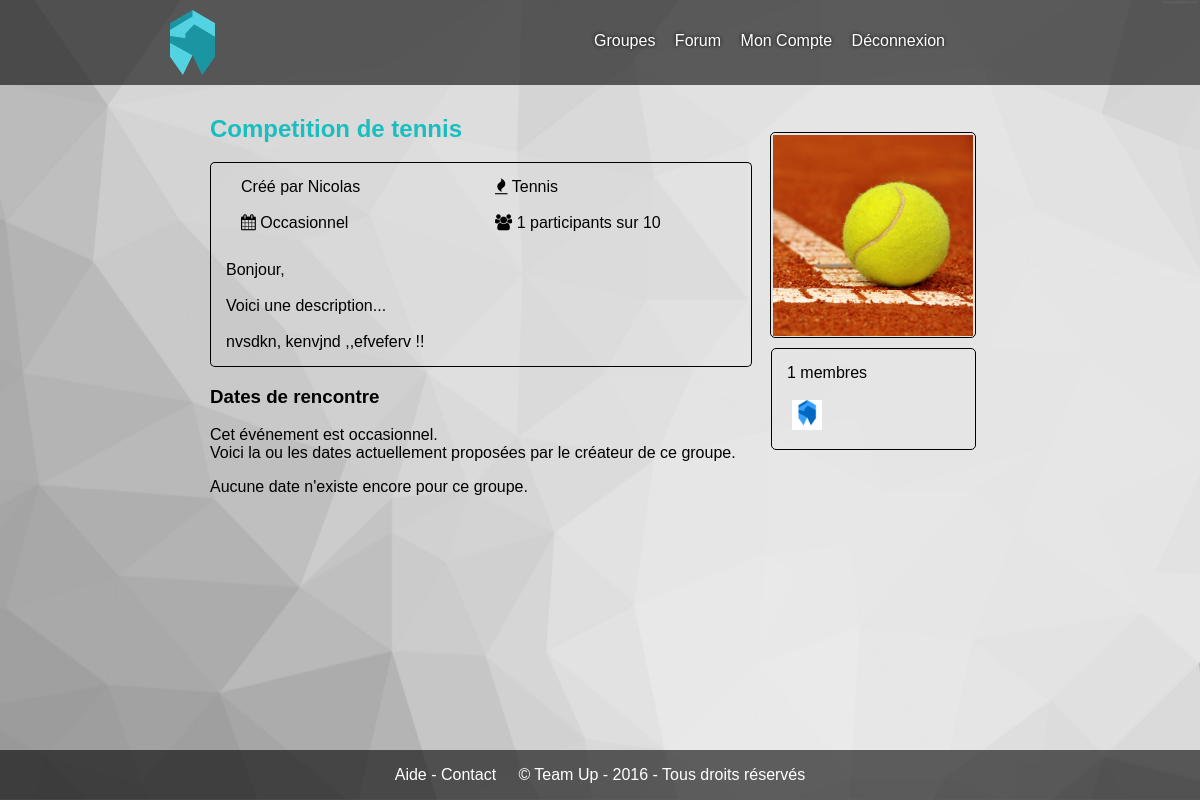
The page /?page=groupe&id=1 (signed in) on the database its author committed.
### tables this page shows
CREATE TABLE IF NOT EXISTS `groupes` (
  `id` int(11) NOT NULL AUTO_INCREMENT,
  `titre` varchar(255) NOT NULL,
  `description` text NOT NULL,
  `id_sport` int(11) NOT NULL,
  `id_club` int(11) NOT NULL,
  `max_participants` int(11) NOT NULL,
  `min_participants` int(11) NOT NULL,
  `visibilite` enum('public','prive') NOT NULL,
  `recurrence` enum('occasionnel','quotidien','hebdomadaire','mensuel','annuel') NOT NULL,
  `niveau` int(11) NOT NULL,
  PRIMARY KEY (`id`)
);

CREATE TABLE IF NOT EXISTS `groupes_membres` (
  `id` int(11) NOT NULL AUTO_INCREMENT,
  `id_groupe` int(11) NOT NULL,
  `id_membre` int(11) NOT NULL,
  `type` int(11) NOT NULL,
  PRIMARY KEY (`id`)
);

CREATE TABLE IF NOT EXISTS `membres` (
  `id` int(11) NOT NULL AUTO_INCREMENT,
  `nom` varchar(255) NOT NULL,
  `prenom` varchar(255) NOT NULL,
  `email` varchar(255) NOT NULL,
  `mot_de_passe` varchar(255) NOT NULL,
  `description` text,
  `date_naissance` date DEFAULT NULL,
  `localisation` varchar(255) DEFAULT NULL,
  `sexe` enum('homme','femme','autre') DEFAULT NULL,
  `bannis` tinyint(1) NOT NULL DEFAULT '0',
  `role` enum('membre','admin') NOT NULL DEFAULT 'membre',
  `activite_forum` varchar(255) NOT NULL DEFAULT '0',
  PRIMARY KEY (`id`)
);

CREATE TABLE IF NOT EXISTS `sports` (
  `id` int(11) NOT NULL AUTO_INCREMENT,
  `nom` varchar(255) NOT NULL,
  `description` text NOT NULL,
  PRIMARY KEY (`id`)
);

### modeles/membres.php (called while the page is built, shortened)
<?php
function connecte() {
	return isset($_SESSION['id']);
}
function chemin_avatar($fichier) {
	return DOSSIER_AVATAR . $fichier . '.jpg';
}

### modeles/groupes.php (called while the page is built, shortened)
<?php
function infos_groupe($id) {
	global $pdo;
	$stmt = $pdo->prepare('SELECT s.nom AS nom_sport, g.* 	FROM groupes_membres AS g_m
																JOIN groupes AS g ON g.id = g_m.id_groupe
																JOIN membres AS m ON m.id = g_m.id_membre
																JOIN sports AS s ON s.id = g.id_sport
															WHERE g.id = :id');
	$stmt->bindValue('id', $id, PDO::PARAM_INT);
	$stmt->execute();
	return $ligne = $stmt->fetch();
}
function membres_groupe($id) {
	global $pdo;
	$stmt = $pdo->prepare('SELECT g_m.type AS type, m.* FROM groupes_membres AS g_m
															JOIN groupes AS g ON g.id = g_m.id_groupe
															JOIN membres AS m ON m.id = g_m.id_membre
														WHERE g.id = :id');
	$stmt->bindValue('id', $id, PDO::PARAM_INT);
	$stmt->execute();
	$resultat = array();
	while($ligne = $stmt->fetch()) {
		$resultat['tous'][] = $ligne;
		$resultat['types'][$ligne['type']][] = $ligne;
	}
	return $resultat;
}

### vues/groupe.php (the view, shortened to what this page needs)
<div id="cover"></div>
<div class="groupe">
<?php
	if(!connecte()) {
?>
	<div class="message erreur">
		Vous devez être connecté pour voir ce groupe.
	</div>
<?php
	} elseif(empty($infos_groupe)) {
?>
	<div class="message erreur">
		Ce groupe n'existe pas ou plus.
	</div>
<?php
	} else {
?>
	<div class="photo" style="background-image: url('static/user/groupes/tennis_1.png');"></div>
	<div class="details">
		<a class="lien-titre" href="?page=groupe&amp;id=<?php echo $id_groupe; ?>"><h2><?php echo $infos_groupe['titre']; ?></h2></a>
		<div class="liste-encadrer">
			<div class="encadrer specifications">
				<span>Créé par <?php echo $membres_groupe['types'][1][0]['prenom']; ?></span>
				<span><i class="fa fa-fire"></i> <?php echo $infos_groupe['nom_sport']; ?></span><br><br>
				<span><i class="fa fa-calendar"></i> <?php echo ucfirst($infos_groupe['recurrence']); ?></span>
				<span><i class="fa fa-users"></i> <?php echo ($infos_groupe['max_participants'] > 0 ? count($membres_groupe['tous']) . ' participants sur ' . $infos_groupe['max_participants'] : count($membres_groupe['tous']) . ' participants'); ?></span>
			</div>
			<p class="encadrer"><?php echo nl2br($infos_groupe['description']); ?></p>
		</div>
		<h3>Dates de rencontre</h3>
		<p>Cet événement est <?php echo $infos_groupe['recurrence']; ?>.<br>Voici la ou les dates actuellement proposées par le créateur de ce groupe.</p>
		<div class="liste-encadrer">
	<?php
		if(!empty($dates_groupe)) {
			foreach ($dates_groupe as $date) {
	?>
			<div class="encadrer dates" style="padding:0;">
				<a href="#" class="">
					<div class="participer vert">
						<i class="fa fa-check-square-o"></i>
					</div>
				</a>
			<?php
				$dateTime = new DateTimeFrench($date['date']);
				echo '	<div class="date">
							<span class="jour">'.$dateTime->format('l').'</span><br>
							<span class="numero">'.$dateTime->format('d').'</span><br>
							<span class="mois">'.$dateTime->format('F').'</span>
						</div>';
			?>
				<div class="details-date">
			<?php
				$heureTime = new DateTimeFrench($date['duree']);
			?>
					<span class="heure">à <?php echo $dateTime->format('H\hi'); ?>, pendant <?php echo $heureTime->format('G\hi'); ?></span><br>
					<span class="localisation"><?php echo $date['localisation']; ?></span>
				</div>
			</div>
	<?php
			}
		} else {
	?>
		Aucune date n'existe encore pour ce groupe.
	<?php
		}
	?>
		</div>
	</div>
	<div class="participants">
		<div class="encadrer">
	<?php echo count($membres_groupe['tous']); ?> membres<br><br>
	<?php
		foreach ($membres_groupe['tous'] as $membre) {
			echo '<div class="participant" title="'.$membre['prenom'].'" style="background-image:url(\''.(is_file(chemin_avatar($membre['id'])) ? chemin_avatar($membre['id']) : chemin_avatar('0')).'\');"></div>';
		}
	?>
		</div>
	</div>
<?php
	}
?>
</div>

### index.php (shortened to what this page needs)
<?php
if(isset($_GET['page']) && !empty($_GET['page'])) {
	$action = basename($_GET['page']);
} else {
	$action = 'accueil';
}
if(is_file('controleurs/' . $action . '.php')) {
	include 'controleurs/' . $action . '.php';
} else {
	include 'vues/404.php';
}
$contenu = ob_get_contents();
include 'vues/haut.php';
echo $contenu;
include 'vues/bas.php';

### controleurs/groupe.php (shortened to what this page needs)
<?php
include 'modeles/groupes.php';
$id_groupe = (int) (isset($_GET['id']) ? $_GET['id'] : 0);
$infos_groupe = infos_groupe($id_groupe);
$membres_groupe = membres_groupe($id_groupe);
$dates_groupe = dates_groupe($id_groupe);
if(isset($_GET['ajouter']) && $id_groupe == 0) {
	$sports = recuperer_sports();
	include 'vues/groupe-ajouter.php';
} elseif(isset($_GET['modifier']) && est_auteur_groupe($membres_groupe)) {
	$sports = recuperer_sports();
	include 'vues/groupe-modifier.php';
} elseif(isset($_GET['supprimer']) && est_auteur_groupe($membres_groupe)) {
	include 'vues/groupe.php';
} else {
	include 'vues/groupe.php';
}

### vues/haut.php (shortened to what this page needs)
<!DOCTYPE html>
<html lang="fr">
<head>
	<link rel="stylesheet" href="static/css/font-awesome.min.css">
	<link rel="stylesheet" type="text/css" href="static/css/style.css">
	<?php if(is_file('static/css/' . $action . '.css') || isset($fichier_css)) { ?><link rel="stylesheet" type="text/css" href="static/css/<?php echo (isset($fichier_css) ? $fichier_css : $action); ?>.css"><?php } ?>
</head>
<body>
	<header>
		<div class="page">
			<a href="?"><img src="static/images/logo2.png" alt="logo2" id="logo"></a>
			<nav>
				<ul>
					<li><a href="?page=groupes">Groupes</a></li>
					<li><a href="?page=forum">Forum</a></li>
				<?php if(connecte()) { ?>
					<li><a href="?page=mon-profil">Mon Compte</a></li>
					<li><a href="?page=deconnexion">Déconnexion</a></li>
				<?php } else { ?>
					<li><a href="?page=connexion">Connexion</a></li>
					<li><a href="?page=inscription">Inscription</a></li>
				<?php } ?>
				</ul>
			</nav>
		</div>
	</header>
	<div class="page">

### vues/bas.php (shortened to what this page needs)
	</div>
	<footer>
			<a href="?page=aide">Aide</a> - <a href="?page=contacte">Contact</a>
			&nbsp; &nbsp; &copy; Team Up - <?php echo date('Y'); ?> - Tous droits réservés
	</footer>
</body>
</html>

### static/css/style.css (style rules this page uses)
html, body { font-family: Helvetica, serif; margin:0; padding: 0; height:100% }
header { height:85px; background-color: rgba(0, 0, 0, 0.6); }
header #logo { background-repeat: no-repeat; background-size: 77px auto; float: left; height: 65px; width: 45px; }
header nav { float: right; }
header nav ul { list-style: outside none none; margin-right: 70px; margin-top: 22px; min-height: 100%; position: relative; }
header nav ul li { display: inline; margin-left: -15px; }
header nav ul li a { color: white; padding: 9px 15px; text-decoration: none; text-shadow: 0px 0px 4px black; }
.page { width:860px; padding:10px; margin: auto; min-height:calc(100% - 155px);; }
footer { height: 50px; clear: both; text-align: center; background-color : rgba(0, 0, 0, 0.6); line-height: 50px; margin-bottom: 0; color:white; }
footer a { text-decoration: none; color:white; }
.encadrer { margin-top:10px; border-radius: 5px; }
.liste-encadrer > .encadrer { margin-top: -1px; border-radius: 0px; }
.liste-encadrer > .encadrer:first-child { border-top-right-radius: 5px; border-top-left-radius: 5px; border-bottom-right-radius: 0px; border-bottom-left-radius: 0px; border-bottom: 0px; }
.liste-encadrer > .encadrer:last-child { border-bottom-right-radius: 5px; border-bottom-left-radius: 5px; border-top-right-radius: 0px; border-top-left-radius: 0px; border-top: 0px; }

### static/css/groupe.css (style rules this page uses)
#cover { width:100%; height:100%; background:url(../../static/images/fond.jpg); -webkit-background-size: cover; -moz-background-size: cover; -o-background-size: cover; background-size: cover; top : 0; left : 0; position : fixed; z-index : -1; }
.groupe .photo { width:200px; height:200px; float: right; background-size: 200px; background-position: center center; margin: 37px 54px 0 0; border: 1px solid black; padding: 2px; background-repeat: no-repeat; border-radius: 5px; }
.encadrer { padding:15px; border:1px solid black; }
.groupe .details { margin-left:40px; display: inline-block; width: 542px; float:left; }
.groupe .details a.lien-titre { text-decoration: none; color:#19BEC0; }
.groupe .details .specifications span { margin-left:15px; width:46%; display: inline-block; }
.groupe .participants { float: right; width: 205px; margin: 0 54px 0 0; }
.groupe .participants .participant { width: 30px; display: inline-block; height: 30px; background-size: 30px; margin-left: 5px; }

### rows shown on the page
groupes: titre "Competition de tennis", id_sport.nom "Tennis", recurrence "Occasionnel", max_participants "10", description "Bonjour, Voici une description... nvsdkn, kenvjnd ,,efveferv !!", recurrence "occasionnel"
groupes_membres: id_membre.prenom "Nicolas", type "1"
